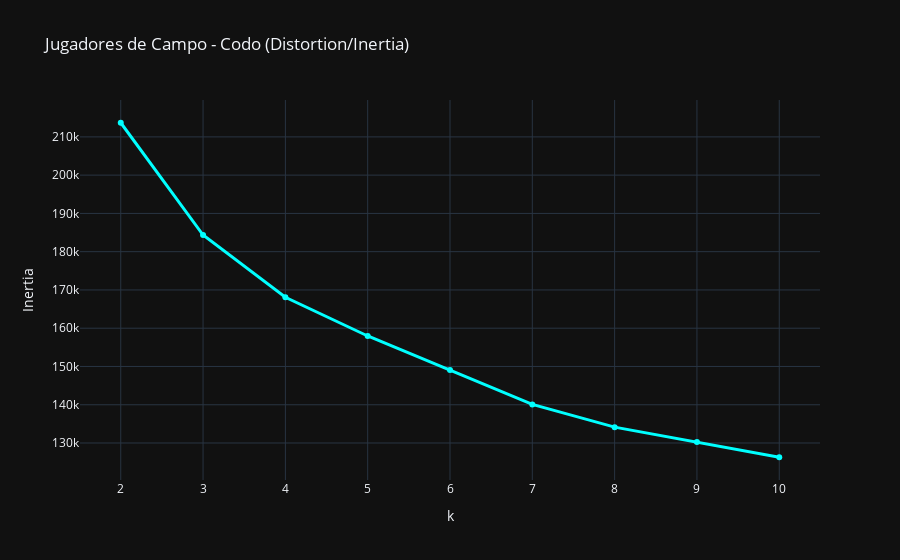

The code cell stored with this chart in its notebook:
### Markdown cell above
## <span style="color: rgb(138, 92, 245);">1. Pruebas de Silueta y Codo para KMeans</span>

### Code cell
from sklearn.cluster import KMeans
from sklearn.metrics import silhouette_score
import plotly.graph_objects as go

# Función para calcular codo y silueta
def kmeans_tests(X, max_k=10, title_prefix=""):
    distortions = []
    silhouettes = []
    K = range(2, max_k+1)
    
    for k in K:
        kmeans = KMeans(n_clusters=k, random_state=42)
        labels = kmeans.fit_predict(X)
        distortions.append(kmeans.inertia_)
        silhouettes.append(silhouette_score(X, labels))
    
    # Gráfico Codo
    fig_codo = go.Figure()
    fig_codo.add_trace(go.Scatter(x=list(K), y=distortions, mode='lines+markers', line=dict(color='cyan', width=3)))
    fig_codo.update_layout(title=f"{title_prefix} - Codo (Distortion/Inertia)", template="plotly_dark", xaxis_title="k", yaxis_title="Inertia")
    fig_codo.show()
    
    # Gráfico Silueta
    fig_sil = go.Figure()
    fig_sil.add_trace(go.Scatter(x=list(K), y=silhouettes, mode='lines+markers', line=dict(color='magenta', width=3)))
    fig_sil.update_layout(title=f"{title_prefix} - Silhouette Score", template="plotly_dark", xaxis_title="k", yaxis_title="Silhouette")
    fig_sil.show()

# Ejecutar tests
kmeans_tests(X_field_pca[:, :n_components_field], max_k=10, title_prefix="Jugadores de Campo")
kmeans_tests(X_gk_pca[:, :n_components_gk], max_k=6, title_prefix="Porteros")

### Figure 1 — Plotly figure (JSON) as saved in the notebook; plotly's stock layout.template omitted (floating-point values rounded to 4 significant figures)
{"data": [{"line": {"color": "cyan", "width": 3}, "mode": "lines+markers", "type": "scatter", "x": [2, 3, 4, 5, 6, 7, 8, 9, 10], "y": [213700.0, 184300.0, 168100.0, 158000.0, 149100.0, 140100.0, 134100.0, 130300.0, 126300.0]}], "layout": {"title": {"text": "Jugadores de Campo - Codo (Distortion/Inertia)"}, "xaxis": {"title": {"text": "k"}}, "yaxis": {"title": {"text": "Inertia"}}}}
